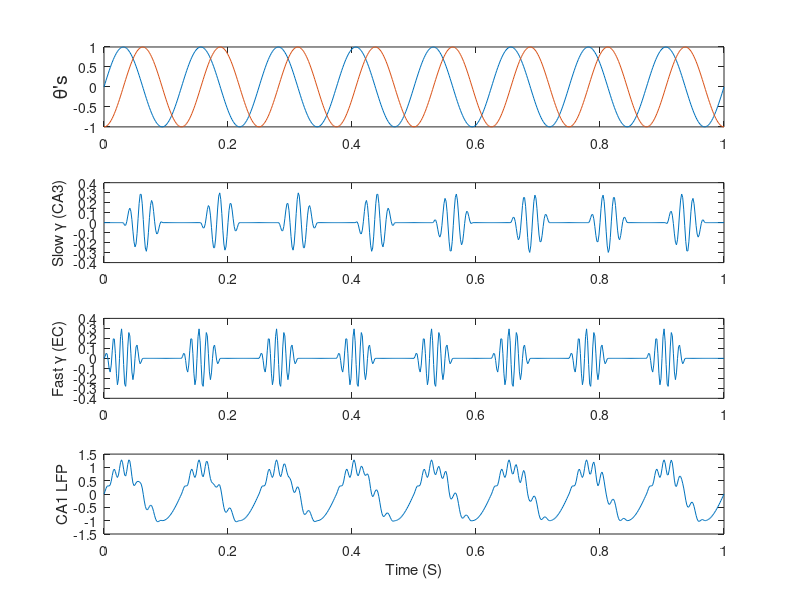

Write MATLAB code to recreate this figure. (Note: this script raises an error after producing the figure.)
% Gamma LFP Model

function gammaSim() 

fs = 600;              % Sampling frequency (samples per second)
dt = 1/fs;             % seconds per sample
StopTime = 1;        % seconds
t = (0:dt:StopTime)';  % seconds


F = 8;                 % theta frequency (hertz)
theta = sin(2*pi*F*t);

F = 55; % Hz                 
sGamma = sin(2*pi*F*t);
sgTheta = -sin(2*pi*8*t+pi/2);

F = 80; % Hz                
fGamma = sin(2*pi*F*t);

gScale = .3;
signal = theta + gScale * (fGamma .* relu(theta)) + gScale * (sGamma .* relu(sgTheta));

%%
figure;
numPlts = 4;
subplot(numPlts,1,1)
plot(t,theta); hold on; plot(t,sgTheta)
ylabel('\theta''s','fontsize',14)

subplot(numPlts,1,2)
plot(t,gScale * (sGamma .* relu(-sin(2*pi*8*t+pi/2))))
ylabel('Slow \gamma (CA3)','fontsize',11)

subplot(numPlts,1,3)
plot(t,gScale * (fGamma .* relu(theta)))
ylabel('Fast \gamma (EC)','fontsize',11)

subplot(numPlts,1,4)
%plot(theta + gScale * (fGamma .* relu(theta)) + gScale * (sGamma .* relu(-theta)))
plot(t,signal)
ylabel('CA1 LFP','fontsize',11)
xlabel('Time (S)','fontsize',11)


%% Generate theta mod gamma figure

[modindex, thetarange, gammarange, powPhsDists, bincenters,thetaamps_M,gammaamps_M,stdVals] = thetaModGamma_nonCMB(signal, fs,'filtParams',2,'stdGamma',1,'gammarange',[10:2:140],'thetarange',8);
%thetaPhaseAxis = [linspace(90,360,18)];
thetaPhaseAxis = linspace(-180,180,36); 
figure; imagesc(thetaPhaseAxis,gammarange,powPhsDists)
colormap 'jet';
title('Simulated theta mod gamma')
ylabel('Frequency (Hz)'); xlabel('\theta Phase')
%xticks([-80 90 270]);
%xticks(thetaPhaseAxis)
%
%h = colorbar; set(get(h,'label'),'string','Power (\mew V^{2})'); 
h = colorbar; ylabel(h, 'Power (\muV^{2})','rotation', 270, 'position', [2.7, 1.6, 0], 'fontsize',11);
axis xy; 

%% Square wave stuff
if 0
  sqwave = square(4*pi*t,25);
  figure; plot(t,sqwave);
end


end

function y = relu(x)
y = max(0,x);
end

function y = sig(x)
y = 1./(1 + exp(-x));
end